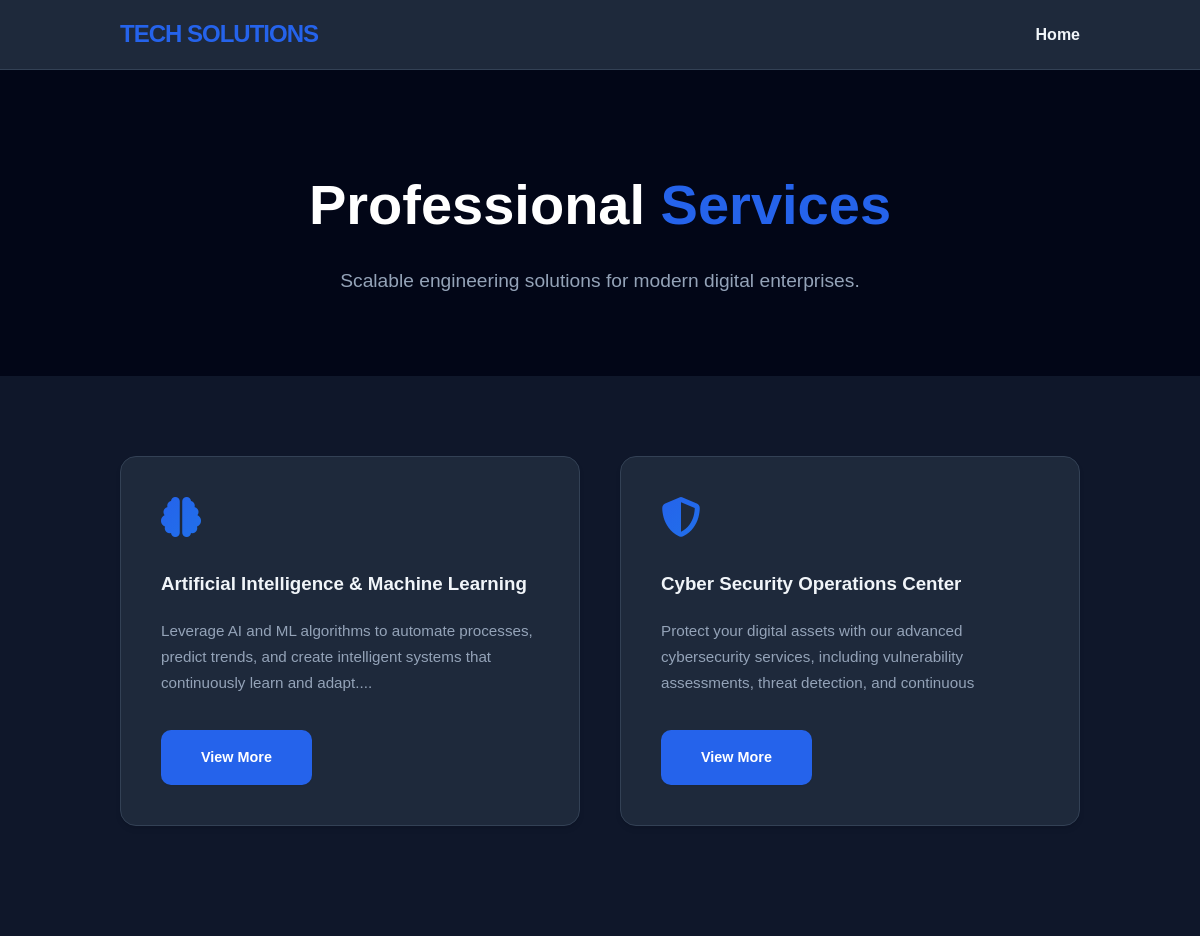
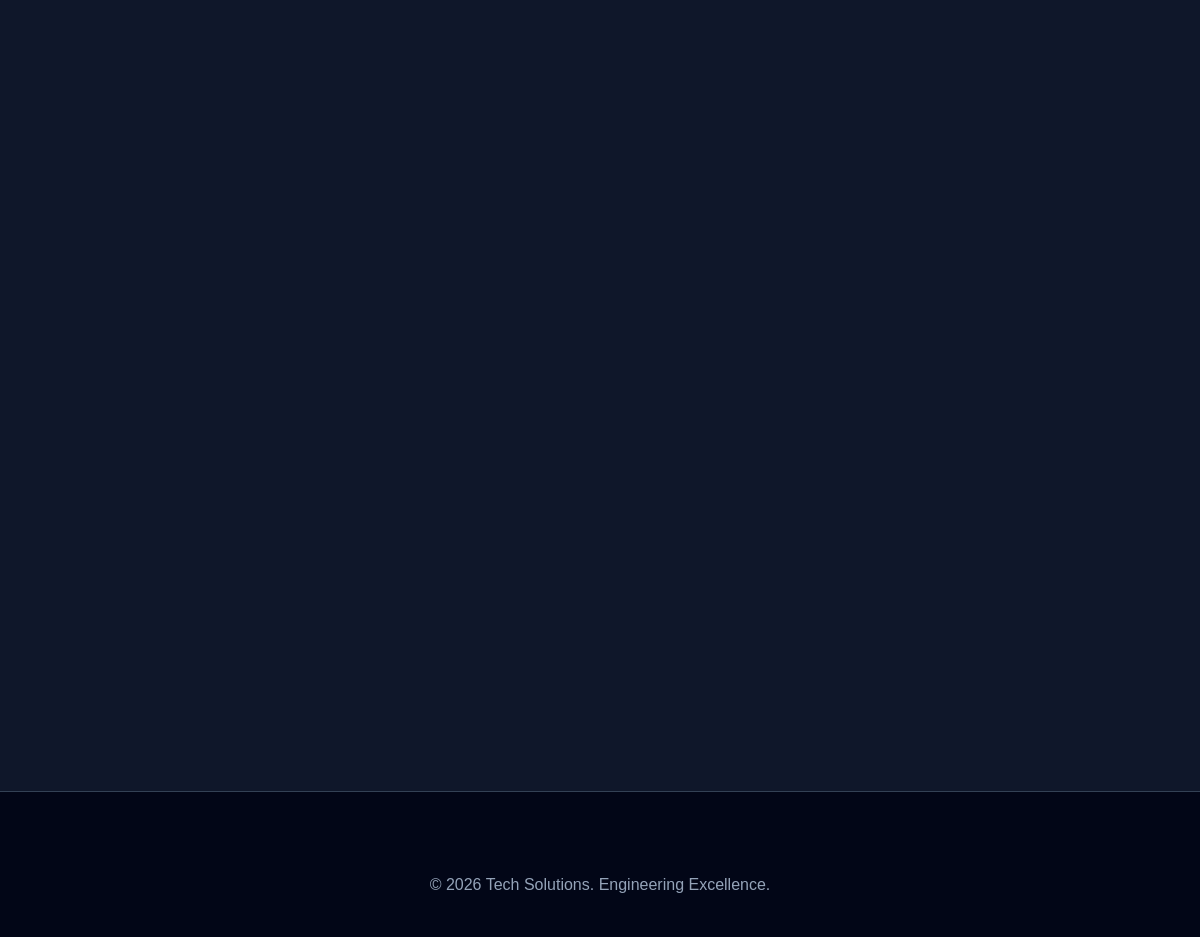
/services.php, run on the app's committed database (2 pictures, top to bottom).
### tables this page shows
CREATE TABLE `site_settings` (
  `id` int NOT NULL AUTO_INCREMENT,
  `setting_key` varchar(50) NOT NULL,
  `setting_value` text,
  `updated_at` timestamp NULL DEFAULT CURRENT_TIMESTAMP ON UPDATE CURRENT_TIMESTAMP,
  PRIMARY KEY (`id`),
  UNIQUE KEY `setting_key` (`setting_key`)
);

CREATE TABLE `services` (
  `id` int NOT NULL AUTO_INCREMENT,
  `title` varchar(255) NOT NULL,
  `description` text,
  `icon` varchar(100) DEFAULT NULL,
  `created_at` timestamp NULL DEFAULT CURRENT_TIMESTAMP,
  PRIMARY KEY (`id`)
);

### includes/helpers.php (called while the page is built, shortened)
<?php
function get_setting($key, $default = '') {
    global $pdo;
    try {
        $stmt = $pdo->prepare("SELECT setting_value FROM site_settings WHERE setting_key = ?");
        $stmt->execute([$key]);
        $val = $stmt->fetchColumn();
        return $val !== false ? $val : $default;
    } catch (Exception $e) {
        return $default;
    }
}
?>

### services.php (the view, shortened to what this page needs)
<?php
require_once 'config/database.php';
$site_name = get_setting('site_name', 'SoftCo Tech');
$theme_mode = get_setting('theme_mode', 'light');
$services = $pdo->query("SELECT * FROM services ORDER BY id DESC")->fetchAll();
?>
<!DOCTYPE html>
<html lang="en" data-theme="<?= $theme_mode ?>">
<head>
    <link rel="stylesheet" href="https://cdnjs.cloudflare.com/ajax/libs/font-awesome/6.4.0/css/all.min.css">
    <link rel="stylesheet" href="assets/css/style.css">
</head>
<body class="bg-white">
    <nav style="position:fixed; width:100%; padding:20px 10%; background:var(--glass-bg); backdrop-filter:blur(10px); z-index:1000; display:flex; justify-content:space-between; align-items:center; border-bottom:1px solid var(--border);">
        <a href="index.php" class="logo" style="text-decoration:none; color:var(--primary); font-weight:900; font-size:1.5rem; letter-spacing:-1px;"><?= strtoupper($site_name) ?></a>
        <a href="index.php" style="text-decoration:none; color:var(--text-main); font-weight:700;">Home</a>
    </nav>
    <header class="page-header">
        <h1 style="font-size:3.5rem; color:var(--dark);">Professional <span class="accent-text">Services</span></h1>
        <p style="color:var(--text-muted); font-size:1.2rem; margin-top:1rem;">Scalable engineering solutions for modern digital enterprises.</p>
    </header>
    <section class="service-grid">
        <div class="grid-container" style="display:grid; grid-template-columns: repeat(auto-fill, minmax(320px, 1fr)); gap:2.5rem;">
            <?php foreach ($services as $s): ?>
            <div class="card fade-up">
                <i class="<?= $s['icon'] ?>"></i>
                <h3 style="margin-bottom:1.2rem;"><?= htmlspecialchars($s['title']) ?></h3>
                <p style="color:var(--text-muted); font-size:0.95rem; line-height:1.7; margin-bottom:2rem; height:80px; overflow:hidden;">
                    <?= htmlspecialchars(substr($s['description'], 0, 150)) ?>...
                </p>
                <a href="service-detail.php?id=<?= $s['id'] ?>" class="btn btn-primary" style="font-size:0.9rem;">View More</a>
            </div>
            <?php endforeach; ?>
        </div>
    </section>
    <footer style="background:var(--bg-soft); padding:80px 10% 40px; text-align:center; border-top:1px solid var(--border);">
        <p style="color:var(--text-muted);">&copy; <?= date('Y') ?> <?= $site_name ?>. Engineering Excellence.</p>
    </footer>
</body>
</html>

### assets/css/style.css (style rules this page uses)
:root { --primary: #2563eb; --secondary: #0ea5e9; --accent: #10b981; --bg-light: #ffffff; --bg-soft: #f1f5f9; --bg-slate: #e2e8f0; --bg-blue: #eff6ff; --bg-indigo: #eef2ff; --bg-emerald: #ecfdf5; --text-main: #0f172a; --text-muted: #475569; --dark: #020617; --glass-bg: rgba(255, 255, 255, 0.85); --border: #cbd5e1; --border-light: #e2e8f0; --font-main: 'Outfit', sans-serif; --gradient: linear-gradient(135deg, var(--primary), var(--secondary)); --shadow-sm: 0 1px 2px 0 rgba(0,0,0,0.05); --shadow-md: 0 4px 6px -1px rgba(0,0,0,0.08), 0 2px 4px -2px rgba(0,0,0,0.04); --shadow-lg: 0 20px 25px -5px rgba(0,0,0,0.1), 0 8px 10px -6px rgba(0,0,0,0.04); }
[data-theme="dark"] { --bg-light: #0f172a; --bg-soft: #020617; --text-main: #f1f5f9; --text-muted: #94a3b8; --dark: #ffffff; --glass-bg: rgba(15, 23, 42, 0.9); --border: #334155; --card-bg: #1e293b; --bg-slate: #1e293b; --bg-blue: #020617; --bg-indigo: #0f172a; --bg-emerald: #064e3b; }
[data-theme="dark"] .card, [data-theme="dark"] nav, [data-theme="dark"] .project-card { background: #1e293b !important; border-color: #334155 !important; }
* { margin: 0; padding: 0; box-sizing: border-box; }
body { font-family: var(--font-main); background-color: var(--bg-light); color: var(--text-main); line-height: 1.6; overflow-x: hidden; }
nav { position: fixed; top: 0; width: 100%; height: 70px; display: flex; justify-content: space-between; align-items: center; padding: 0 8%; z-index: 1000; backdrop-filter: blur(10px); background: rgba(255, 255, 255, 0.9); border-bottom: 1px solid var(--border); }
.logo { font-size: 1.5rem; font-weight: 800; color: var(--primary); letter-spacing: -1px; }
.btn { padding: 1rem 2.5rem; border-radius: 10px; font-weight: 700; text-decoration: none; transition: all 0.3s ease; display: inline-block; box-shadow: var(--shadow-sm); }
.btn-primary { background: var(--primary); color: white; }
section { padding: 120px 10%; }
.bg-white { background-color: var(--bg-light); }
.grid-container { display: grid; grid-template-columns: repeat(auto-fit, minmax(300px, 1fr)); gap: 2.5rem; }
.card { background: var(--bg-light); padding: 2.5rem; border-radius: 16px; border: 1px solid var(--border-light); box-shadow: var(--shadow-md); transition: all 0.4s cubic-bezier(0.23, 1, 0.32, 1); position: relative; overflow: hidden; }
.card::after { content: ''; position: absolute; bottom: 0; left: 0; width: 100%; height: 4px; background: var(--gradient); transform: scaleX(0); transition: transform 0.4s; }
.card i { font-size: 2.5rem; background: var(--gradient); -webkit-background-clip: text; background-clip: text; -webkit-text-fill-color: transparent; margin-bottom: 2rem; display: block; }
.fade-up { opacity: 0; transform: translateY(50px); transition: all 1s cubic-bezier(0.23, 1, 0.32, 1) !important; }
.fade-up.aos-animate { opacity: 1; transform: translateY(0); }
.accent-text { color: var(--primary); }

### services.php (style rules this page uses)
.page-header { padding: 160px 10% 80px; background: var(--bg-soft); text-align: center; }
.service-grid { padding: 80px 10%; }

### data on the page
site_settings: setting_value "TECH SOLUTIONS", setting_value "Tech Solutions"
services: title "Artificial Intelligence & Machine Learning", description "Leverage AI and ML algorithms to automate processes, predict trends, and create intelligent systems that continuously learn and adapt."
services: title "Cyber Security Operations Center", description "Protect your digital assets with our advanced cybersecurity services, including vulnerability assessments, threat detection, and continuous…"
